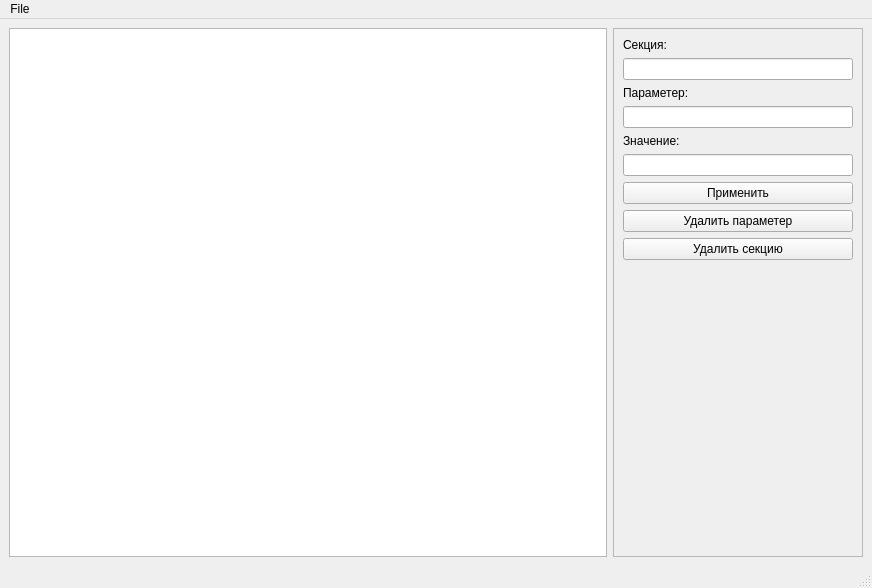
<?xml version="1.0" encoding="UTF-8"?>
<ui version="4.0">
 <class>MainWindowIniFile</class>
 <widget class="QMainWindow" name="MainWindowIniFile">
  <property name="geometry">
   <rect>
    <x>0</x>
    <y>0</y>
    <width>872</width>
    <height>588</height>
   </rect>
  </property>
  <property name="windowTitle">
   <string>Ini file example</string>
  </property>
  <widget class="QWidget" name="centralwidget">
   <layout class="QGridLayout" name="gridLayout_2">
    <item row="0" column="0">
     <widget class="QTableView" name="tableView">
      <property name="alternatingRowColors">
       <bool>true</bool>
      </property>
      <property name="selectionMode">
       <enum>QAbstractItemView::NoSelection</enum>
      </property>
     </widget>
    </item>
    <item row="0" column="1">
     <widget class="QFrame" name="frame">
      <property name="maximumSize">
       <size>
        <width>250</width>
        <height>16777215</height>
       </size>
      </property>
      <property name="frameShape">
       <enum>QFrame::StyledPanel</enum>
      </property>
      <property name="frameShadow">
       <enum>QFrame::Plain</enum>
      </property>
      <layout class="QGridLayout" name="gridLayout">
       <item row="0" column="0">
        <layout class="QVBoxLayout" name="verticalLayout">
         <item>
          <widget class="QLabel" name="labelSection">
           <property name="text">
            <string>Секция:</string>
           </property>
          </widget>
         </item>
         <item>
          <widget class="QLineEdit" name="lineEditSection"/>
         </item>
         <item>
          <widget class="QLabel" name="labelParameterName">
           <property name="text">
            <string>Параметер:</string>
           </property>
          </widget>
         </item>
         <item>
          <widget class="QLineEdit" name="lineEditParameterName"/>
         </item>
         <item>
          <widget class="QLabel" name="labelParameterValue">
           <property name="text">
            <string>Значение:</string>
           </property>
          </widget>
         </item>
         <item>
          <widget class="QLineEdit" name="lineEditParameterValue"/>
         </item>
         <item>
          <widget class="QPushButton" name="pushButtonApply">
           <property name="text">
            <string>Применить</string>
           </property>
          </widget>
         </item>
         <item>
          <widget class="QPushButton" name="pushButtonDeleteParameter">
           <property name="text">
            <string>Удалить параметер</string>
           </property>
          </widget>
         </item>
         <item>
          <widget class="QPushButton" name="pushButtonDeleteSection">
           <property name="text">
            <string>Удалить секцию</string>
           </property>
          </widget>
         </item>
         <item>
          <spacer name="verticalSpacer">
           <property name="orientation">
            <enum>Qt::Vertical</enum>
           </property>
           <property name="sizeHint" stdset="0">
            <size>
             <width>20</width>
             <height>40</height>
            </size>
           </property>
          </spacer>
         </item>
        </layout>
       </item>
      </layout>
     </widget>
    </item>
   </layout>
  </widget>
  <widget class="QMenuBar" name="menubar">
   <property name="geometry">
    <rect>
     <x>0</x>
     <y>0</y>
     <width>872</width>
     <height>23</height>
    </rect>
   </property>
   <widget class="QMenu" name="menuFile">
    <property name="title">
     <string>File</string>
    </property>
    <addaction name="actionFileNew"/>
    <addaction name="actionFileOpen"/>
    <addaction name="actionFileSave"/>
    <addaction name="actionFileSaveAs"/>
    <addaction name="separator"/>
    <addaction name="actionFileExit"/>
   </widget>
   <addaction name="menuFile"/>
  </widget>
  <widget class="QStatusBar" name="statusbar"/>
  <action name="actionFileNew">
   <property name="text">
    <string>New file</string>
   </property>
   <property name="toolTip">
    <string>New file</string>
   </property>
   <property name="shortcut">
    <string>Ctrl+N</string>
   </property>
  </action>
  <action name="actionFileOpen">
   <property name="text">
    <string>Open file...</string>
   </property>
   <property name="toolTip">
    <string>Open file...</string>
   </property>
   <property name="shortcut">
    <string>Ctrl+O</string>
   </property>
  </action>
  <action name="actionFileSave">
   <property name="text">
    <string>Save file</string>
   </property>
   <property name="toolTip">
    <string>Save file</string>
   </property>
   <property name="shortcut">
    <string>Ctrl+S</string>
   </property>
  </action>
  <action name="actionFileSaveAs">
   <property name="text">
    <string>Save file as...</string>
   </property>
   <property name="toolTip">
    <string>Save file as...</string>
   </property>
   <property name="shortcut">
    <string>Ctrl+Shift+F</string>
   </property>
  </action>
  <action name="actionFileExit">
   <property name="text">
    <string>Exit</string>
   </property>
   <property name="toolTip">
    <string>Exit</string>
   </property>
   <property name="shortcut">
    <string>Ctrl+Q</string>
   </property>
  </action>
 </widget>
 <resources/>
 <connections/>
</ui>
